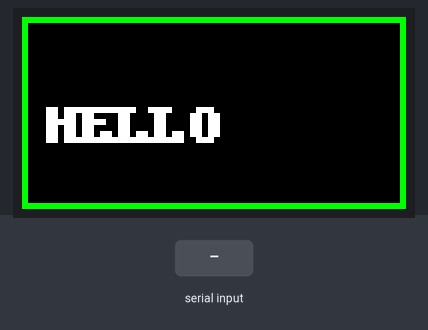
The program below on a simulated Raspberry Pi (BCM pin numbers). Parts: 64×32 colour display. Inputs (shaded band) come from the test bench. What the program prints to the terminal is not drawn. At 1.3 s the program stops and its outputs stay as they are.

Above: at 1.2 s.
1.3 s: "1" typed at the terminal, then Enter
Timing chart, 0 to 2.8 s (numbered marks = the images above; inputs shaded):
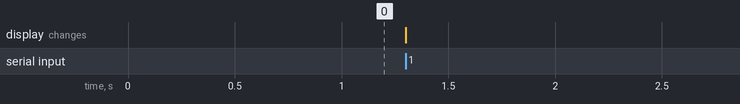

The program:

hardware_test.py
```python
"""Standalone LED matrix smoke test.

Proves the Pi -> HAT -> panel chain works before any FMS/websocket code
is involved. Run with sudo (GPIO access requires root):

    sudo python3 hardware_test.py

Requires Pillow and the rgbmatrix bindings built per docs/PI_SETUP.md.
"""

from PIL import Image, ImageDraw
from rgbmatrix import RGBMatrix, RGBMatrixOptions

options = RGBMatrixOptions()
options.rows = 32
options.cols = 64
options.hardware_mapping = "adafruit-hat"
options.gpio_slowdown = 2

matrix = RGBMatrix(options=options)

image = Image.new("RGB", (64, 32), (0, 0, 0))
draw = ImageDraw.Draw(image)
draw.rectangle((0, 0, 63, 31), outline=(0, 255, 0))
draw.text((4, 12), "HELLO", fill=(255, 255, 255))

matrix.SetImage(image)

try:
    input("Displaying test pattern. Press Enter to exit.\n")
finally:
    matrix.Clear()
```
